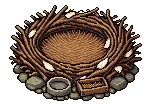
#> input picture tools/orzel/raw2/bud_gniazdo.png, 152 x 112 px, given in place of bud_kosz.png, which was not available; the run also reads 1 picture not shown here
$ python props.py
#> lines starting #> are read from the running program, lines starting #| are printed output that depends on the picture; pictures that were not available may be replaced by others from this repository, and a replacement may not be noted
# python tools/orzel/props.py
#   -> img/system/Farm_OrzelKosz.png, Farm_OrzelGniazdo.png, Farm_OrzelGrzeda.png   the eagle's nests (Farming buildings)
#   -> img/characters/!$Orzel_Gniazdo.png   the broken eyrie on the ridge: row 1 (facing down) with the egg, the rest empty
#   -> img/characters/!$Orzel_Orlica.png, !$Orzel_Strzaly.png, !$Orzel_Misa.png, !$Orzel_Klatka.png (row 1 shut, the rest open)
#   -> tools/orzel/icons/453.png .. 457.png   the icons (egg, glove, feather, the eagle's head, the basket) for the IconSet (install.py)
# Biały orzeł, etap 2. Surowe obrazki z PixelLab: tools/orzel/raw2/ (bud_*, rek_*, ikona_*), tools/orzel/raw/jajo_gniazdo.png (the egg).
# A "!$" sheet: one picture in all 12 cells (3 columns x 4 rows), the feet on the cell's bottom (like the game's rocks).
import os
from PIL import Image

HERE = os.path.dirname(os.path.abspath(__file__))
ROOT = os.path.abspath(os.path.join(HERE, "..", ".."))
RAW = os.path.join(HERE, "raw2")
SYS = os.path.join(ROOT, "img", "system")
CHR = os.path.join(ROOT, "img", "characters")
ICONS = os.path.join(HERE, "icons")


def load(name, folder=RAW):
#> called with name = 'bud_kosz', folder = 'tools/orzel/raw2'
    return Image.open(os.path.join(folder, name + ".png")).convert("RGBA")
#> returned value is the input picture: PIL image 152x112 RGBA; mean R, G, B, A 55.5, 40.3, 29.1, 144.5


def trim(im, even=True):
#> called with even = True
    bb = im.getbbox()
#> bb = (9, 5, 142, 101)
    im = im.crop(bb)
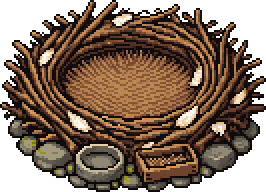
#> im: PIL image 133x96 RGBA (shown 2 times larger); mean R, G, B, A 74, 53.8, 38.8, 192.6; transparent parts drawn white
    if even and im.width % 2:
        pad = Image.new("RGBA", (im.width + 1, im.height), (0, 0, 0, 0))
#> pad: PIL image 134x96 RGBA; every value is 0
        pad.alpha_composite(im, (0, 0))
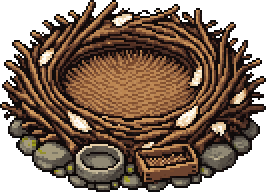
#> pad: PIL image 134x96 RGBA (shown 2 times larger); mean R, G, B, A 73.5, 53.4, 38.5, 191.2; transparent parts drawn white
#| Farm_OrzelKosz (134, 96)
#> pass 3 of the loop in main, `for raw, name in (("bud_kosz", "Farm_OrzelKosz"), ("bud_gniazdo", "Far..`:
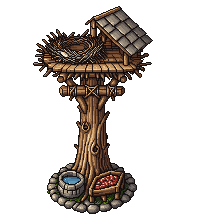
#> input picture tools/orzel/raw2/bud_grzeda.png, 200 x 220 px
#> in load, returned value is the input picture: PIL image 200x220 RGBA; mean R, G, B, A 24.8, 19, 15, 71.1
#> in trim (call 3), `bb = im.getbbox()`: bb = (33, 6, 153, 214)
#> in trim (call 3), `im = im.crop(bb)`:
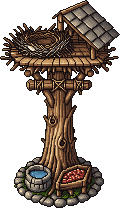
#> im: PIL image 120x208 RGBA; mean R, G, B, A 43.7, 33.6, 26.4, 125.4; transparent parts drawn white
#| Farm_OrzelGrzeda (120, 208)
        im = pad
    return im


def egg_sprite():
    """the egg out of the approved preview (raw/jajo_gniazdo.png): its light pixels round the middle"""
    src = load("jajo_gniazdo", os.path.join(HERE, "raw"))
    w, h = src.size
#> w = 200; h = 220
    out = Image.new("RGBA", src.size, (0, 0, 0, 0))
#> out: PIL image 200x220 RGBA; every value is 0
    px, op = src.load(), out.load()
    # the egg: the big light blob in the middle (cream, its dark outline next to it)
    cx, cy = w // 2, h // 2
#> cx = 100; cy = 110
    for y in range(h):
        for x in range(w):
            r, g, b, a = px[x, y]
            if a < 100:
                continue
            light = (r + g + b) / 3 > 150 and max(r, g, b) - min(r, g, b) < 60
            if light and abs(x - cx) < 15 and abs(y - cy) < 14:
                op[x, y] = (r, g, b, a)
    # only the biggest blob (the egg) - not the feathers' light specks round it
    seen, best = set(), []
    for y in range(h):
        for x in range(w):
            if op[x, y][3] == 0 or (x, y) in seen:
                continue
            stack, part = [(x, y)], []
            seen.add((x, y))
            while stack:
                qx, qy = stack.pop()
                part.append((qx, qy))
                for dx, dy in ((-1, 0), (1, 0), (0, -1), (0, 1)):
                    n = (qx + dx, qy + dy)
                    if 0 <= n[0] < w and 0 <= n[1] < h and n not in seen and op[n][3] > 0:
                        seen.add(n)
                        stack.append(n)
            if len(part) > len(best):
                best = part
#> after the loop, best = []
    keep = set(best)
    for y in range(h):
        for x in range(w):
            if (x, y) not in keep:
                op[x, y] = (0, 0, 0, 0)
    bb = out.getbbox()
#> bb = None
    egg = out.crop(bb)
    # a dark outline round it (1 px), like the rest of the art
    ow = Image.new("RGBA", (egg.width + 2, egg.height + 2), (0, 0, 0, 0))
#> ow: PIL image 202x222 RGBA; every value is 0
    ep, oo = egg.load(), ow.load()
    for y in range(egg.height):
        for x in range(egg.width):
            if ep[x, y][3] > 0:
                for dx, dy in ((-1, 0), (1, 0), (0, -1), (0, 1)):
                    oo[x + 1 + dx, y + 1 + dy] = (52, 40, 34, 255)
    ow.alpha_composite(egg, (1, 1))
    return ow


def sheet(im, rows=None, cell=None):
    """a '!$' sheet: rows - four pictures (down, left, right, up) or one for all; each in a cell w x h, the feet on its bottom"""
    rows = rows or [im] * 4
#> rows = 4 items
    cw = cell[0] if cell else max(r.width for r in rows)
#> cw = 120
    ch = cell[1] if cell else max(r.height for r in rows)
#> ch = 208
    cw += cw % 2
    out = Image.new("RGBA", (cw * 3, ch * 4), (0, 0, 0, 0))
#> out: PIL image 360x832 RGBA; every value is 0
    for r, pic in enumerate(rows):
        for c in range(3):
            out.alpha_composite(pic, (c * cw + (cw - pic.width) // 2, r * ch + ch - pic.height))
#> this loop made 4 passes
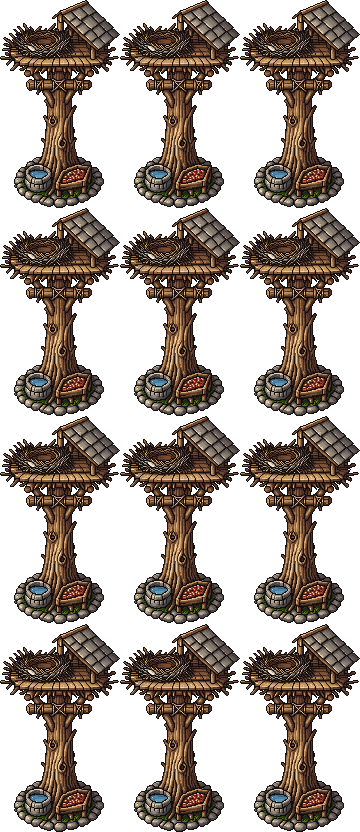
#> out: PIL image 360x832 RGBA; mean R, G, B, A 43.7, 33.6, 26.4, 125.4; transparent parts drawn white
    return out


def main():
    os.makedirs(ICONS, exist_ok=True)
    # the buildings (Farming: the picture's foot-middle on the footprint's bottom row)
    for raw, name in (("bud_kosz", "Farm_OrzelKosz"), ("bud_gniazdo", "Farm_OrzelGniazdo"), ("bud_grzeda", "Farm_OrzelGrzeda")):
        im = trim(load(raw))
        im.save(os.path.join(SYS, name + ".png"))
        print(name, im.size)
    # the eyrie with and without the egg
    nest = trim(load("rek_gniazdo"))
    egg = egg_sprite()
    with_egg = nest.copy()
    with_egg.alpha_composite(egg, (nest.width // 2 - egg.width // 2 - 4, nest.height // 2 - egg.height // 2 + 2))
    sheet(nest, [with_egg, nest, nest, nest]).save(os.path.join(CHR, "!$Orzel_Gniazdo.png"))
    print("!$Orzel_Gniazdo", with_egg.size)
#| !$Orzel_Gniazdo (120, 208)
#> pass 3 of the loop in main, `for raw, name in (("rek_orlica", "!$Orzel_Orlica"), ("rek_strzaly", "!..`:
    for raw, name in (("rek_orlica", "!$Orzel_Orlica"), ("rek_strzaly", "!$Orzel_Strzaly"), ("rek_misa", "!$Orzel_Misa")):
        if os.path.exists(os.path.join(RAW, raw + ".png")):
            im = trim(load(raw))
            sheet(im).save(os.path.join(CHR, name + ".png"))
            print(name, im.size)
    if os.path.exists(os.path.join(RAW, "rek_klatka.png")):
        shut = trim(load("rek_klatka"))
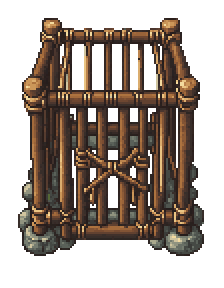
#> input picture tools/orzel/raw2/rek_klatka.png, 112 x 144 px (shown 2 times larger)
#> in load, returned value is the input picture: PIL image 112x144 RGBA; mean R, G, B, A 45.6, 34.3, 26.2, 129.7
#> in trim (call 5), `bb = im.getbbox()`: bb = (9, 9, 102, 128)
#> in trim (call 5), `im = im.crop(bb)`:
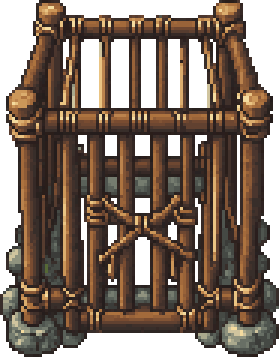
#> im: PIL image 93x119 RGBA (shown 3 times larger); mean R, G, B, A 66.4, 50, 38.1, 189; transparent parts drawn white
#> in trim (call 5), `pad = Image.new("RGBA", (im.width + 1, im.height), (0, 0, 0, 0))`: pad: PIL image 94x119 RGBA; every value is 0
#> in trim (call 5), `pad.alpha_composite(im, (0, 0))`:
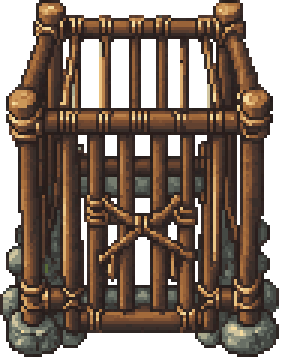
#> pad: PIL image 94x119 RGBA (shown 3 times larger); mean R, G, B, A 65.7, 49.5, 37.7, 187; transparent parts drawn white
        opened = trim(load("rek_klatka_otwarta")) if os.path.exists(os.path.join(RAW, "rek_klatka_otwarta.png")) else shut
        sheet(shut, [shut, opened, opened, opened]).save(os.path.join(CHR, "!$Orzel_Klatka.png"))
#> in sheet (call 2), `cw = cell[0] if cell else max(r.width for r in rows)`: cw = 94
#> in sheet (call 2), `ch = cell[1] if cell else max(r.height for r in rows)`: ch = 119
#> in sheet (call 2), `out = Image.new("RGBA", (cw * 3, ch * 4), (0, 0, 0, 0))`: out: PIL image 282x476 RGBA; every value is 0
#> the loop in sheet (call 2), `for r, pic in enumerate(rows):` made 4 passes
#> after the loop in sheet (call 2), `for r, pic in enumerate(rows):`:
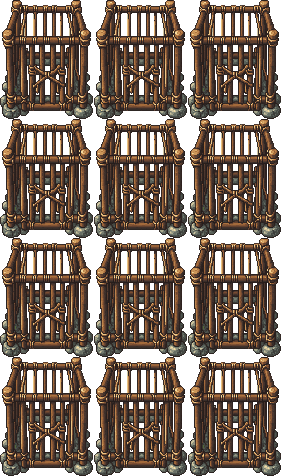
#> out: PIL image 282x476 RGBA; mean R, G, B, A 65.7, 49.5, 37.7, 187; transparent parts drawn white
        print("!$Orzel_Klatka", shut.size)
#| !$Orzel_Klatka (94, 119)
    # the icons (32 x 32, the picture in the middle)
    def icon(im, idx):
#> called with idx = 453
        c = Image.new("RGBA", (32, 32), (0, 0, 0, 0))
#> c: PIL image 32x32 RGBA; every value is 0
        im = trim(im, even=False)
        if im.width > 32 or im.height > 32:
            k = min(32 / im.width, 32 / im.height)
#> k = 0.144
            im = im.resize((max(1, int(im.width * k)), max(1, int(im.height * k))), Image.NEAREST)
#> im: PIL image 29x32 RGBA; every value is 0
        c.alpha_composite(im, ((32 - im.width) // 2, (32 - im.height) // 2))
        c.save(os.path.join(ICONS, "%d.png" % idx))
    icon(egg, 453)
    icon(load("ikona_rekawica"), 454)
    icon(load("ikona_pioro"), 455)
    head = load("prawie25/Idle/rotations/east")
    bb = head.getbbox()
    # the head: the top 30 rows of the bird, the front part (facing right)
    hx1 = bb[2]
    icon(head.crop((hx1 - 32, bb[1], hx1, bb[1] + 30)), 456)
    kosz = trim(load("bud_kosz"))
    icon(kosz.resize((kosz.width // 2, kosz.height // 2), Image.NEAREST), 457)
    print("ikony 453-457 ->", ICONS)


if __name__ == "__main__":
#> (the run stopped early here; a loop or call above may not have finished)
